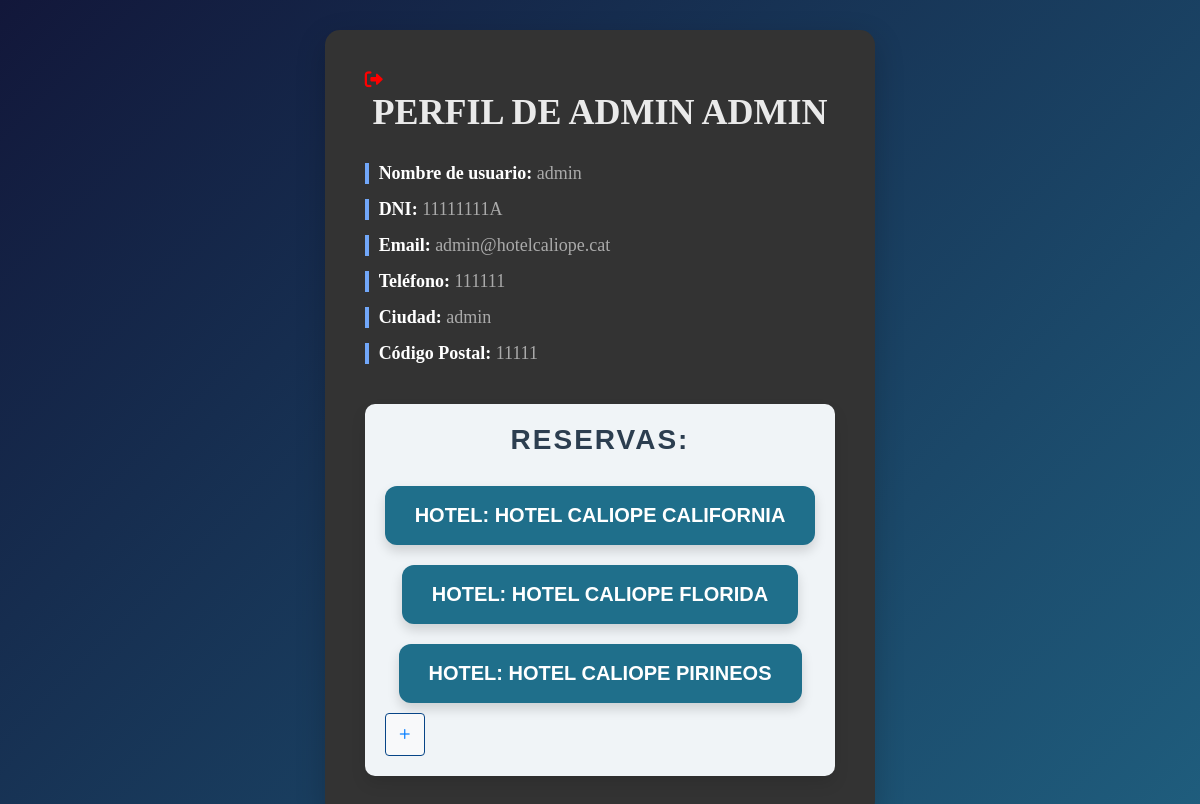
/vista/Clientes/perfil.php (signed in), run on the app's committed database.
### tables this page shows
CREATE TABLE `Clients` (
  `Id_Client` int NOT NULL AUTO_INCREMENT,
  `Nom` char(15) DEFAULT NULL,
  `Cognom` varchar(45) DEFAULT NULL,
  `DNI` char(9) DEFAULT NULL,
  `CorreuElectronic` varchar(255) DEFAULT NULL,
  `Telefon` int DEFAULT NULL,
  `Usuari` char(20) DEFAULT NULL,
  `Password` char(255) DEFAULT NULL,
  `Id_Pais` int DEFAULT NULL,
  `Ciudad` varchar(45) DEFAULT NULL,
  `CodigoPostal` int DEFAULT NULL,
  `Id_Pago` int DEFAULT NULL,
  PRIMARY KEY (`Id_Client`),
  KEY `paisclient_idx` (`Id_Pais`),
  KEY `pagoClient_idx` (`Id_Pago`),
  CONSTRAINT `pagoClient` FOREIGN KEY (`Id_Pago`) REFERENCES `Pago` (`Id_Pago`),
  CONSTRAINT `paisclient` FOREIGN KEY (`Id_Pais`) REFERENCES `Pais` (`Id_Pais`)
);

CREATE TABLE `Reservas` (
  `Id_Reserva` int NOT NULL AUTO_INCREMENT,
  `Id_Cliente` int DEFAULT NULL,
  `Id_Actividad` int DEFAULT NULL,
  `Id_Habitacion` int DEFAULT NULL,
  `Id_Hotel` int DEFAULT NULL,
  `Id_Servicio` int DEFAULT NULL,
  `Id_Tarifa` int DEFAULT NULL,
  `Precio_Habitacion` decimal(10,0) DEFAULT NULL,
  `Precio_Actividad` decimal(10,0) DEFAULT NULL,
  `Precio_Tarifa` decimal(10,0) DEFAULT NULL,
  `Precio_Servicio` decimal(10,0) DEFAULT NULL,
  `Precio_Total` decimal(10,0) DEFAULT NULL,
  `Checkin` date NOT NULL,
  `Checkout` date NOT NULL,
  `Numero_Personas` int NOT NULL DEFAULT '1',
  `Id_Pais` varchar(45) DEFAULT NULL,
  `Estado` enum('Por pagar','Pagado','Cancelado') DEFAULT NULL,
  `FechaCancelacion` datetime DEFAULT NULL,
  PRIMARY KEY (`Id_Reserva`),
  KEY `reservacliente_idx` (`Id_Cliente`),
  KEY `reservaactividad_idx` (`Id_Actividad`),
  KEY `reservahabitacion_idx` (`Id_Habitacion`),
  KEY `reservahotel_idx` (`Id_Hotel`),
  KEY `reservaclient_idx` (`Id_Cliente`),
  KEY `actividad_idx` (`Id_Actividad`),
  KEY `reservahabita_idx` (`Id_Habitacion`),
  KEY `hotel_idx` (`Id_Hotel`),
  KEY `reservatarifa_idx` (`Id_Tarifa`),
  KEY `hotelreserv_idx` (`Id_Hotel`),
  KEY `client_idx` (`Id_Cliente`),
  KEY `habita_idx` (`Id_Habitacion`),
  KEY `tarifas_idx` (`Id_Tarifa`),
  KEY `actividat_idx` (`Id_Actividad`),
  KEY `precioHab_idx` (`Precio_Habitacion`),
  KEY `servicios_idx` (`Id_Servicio`),
  KEY `precioServ_idx` (`Precio_Servicio`),
  CONSTRAINT `actividat` FOREIGN KEY (`Id_Actividad`) REFERENCES `Actividades` (`Id_Actividades`),
  CONSTRAINT `client` FOREIGN KEY (`Id_Cliente`) REFERENCES `Clients` (`Id_Client`),
  CONSTRAINT `fk_habitacion` FOREIGN KEY (`Id_Habitacion`) REFERENCES `Habitaciones` (`Id_Habitaciones`),
  CONSTRAINT `fk_reservas_habitaciones` FOREIGN KEY (`Id_Habitacion`) REFERENCES `Habitaciones` (`Id_Habitaciones`) ON DELETE CASCADE ON UPDATE CASCADE,
  CONSTRAINT `habita` FOREIGN KEY (`Id_Habitacion`) REFERENCES `Habitaciones` (`Id_Habitaciones`) ON DELETE CASCADE,
  CONSTRAINT `hotelreserv` FOREIGN KEY (`Id_Hotel`) REFERENCES `Hotel` (`Id_Hotel`) ON DELETE CASCADE,
  CONSTRAINT `precioHab` FOREIGN KEY (`Precio_Habitacion`) REFERENCES `Habitaciones` (`Precio`),
  CONSTRAINT `servicios` FOREIGN KEY (`Id_Servicio`) REFERENCES `Servicio` (`Id_Servicio`),
  CONSTRAINT `tarifas` FOREIGN KEY (`Id_Tarifa`) REFERENCES `Tarifa` (`Id_Tarifa`) ON DELETE CASCADE ON UPDATE CASCADE
);

CREATE TABLE `Hotel` (
  `Id_Hotel` int NOT NULL AUTO_INCREMENT,
  `Nombre` char(45) DEFAULT NULL,
  `CorreoElectronico` varchar(255) DEFAULT NULL,
  `Telefono` varchar(20) DEFAULT NULL,
  `Direccion` varchar(255) DEFAULT NULL,
  `CodigoPostal` int DEFAULT NULL,
  `Id_Pais` int DEFAULT NULL,
  `Ciudad` varchar(45) DEFAULT NULL,
  `Estrellas` int DEFAULT NULL,
  PRIMARY KEY (`Id_Hotel`),
  KEY `paishotel_idx` (`Id_Pais`),
  CONSTRAINT `paishotel` FOREIGN KEY (`Id_Pais`) REFERENCES `Pais` (`Id_Pais`)
);

### modelo/clientesModelo/PerfilModelo.php (called while the page is built, shortened)
<?php
class PerfilModel {
    private $conn;
    public function __construct($db) {
        $this->conn = $db;
    }
    public function getProfile($userId) {
        $sql = "SELECT * FROM Clients WHERE Id_Client = ?";
        if ($stmt = $this->conn->prepare($sql)) {
            $stmt->bind_param("i", $userId);
            $stmt->execute();
            $result = $stmt->get_result();
            if ($user = $result->fetch_assoc()) {
                return $user;
            } else {
                return null;
            }
        }
        return null;
    }
    public function getReservations($clientId) {
        $sql = "
            SELECT r.*, h.Nombre
                FROM Reservas r
                JOIN Hotel h ON r.Id_Hotel = h.Id_Hotel
                WHERE r.Id_Cliente = ? AND (r.Estado != 'Cancelado' OR r.Estado IS NULL)
            ";
        if ($stmt = $this->conn->prepare($sql)) {
            $stmt->bind_param("i", $clientId);
            $stmt->execute();
            $result = $stmt->get_result();
            $reservations = [];
            while ($reservation = $result->fetch_assoc()) {
                $reservations[] = $reservation;
            }
            return $reservations;
        }
        return null;
    }
}
?>

### vista/Clientes/perfil.php (the view, shortened to what this page needs)
<?php
require_once __DIR__ . '/../../modelo/clientesModelo/PerfilModelo.php';
$db = new Database();
$conn = $db->getConnection();
$perfilModel = new PerfilModel($conn);
$userId = $_SESSION['user_id'];
$profile = $perfilModel->getProfile($userId);
$reservations = $perfilModel->getReservations($userId);
?>
<!DOCTYPE html>
<html lang="es">
<head>
    <link rel="stylesheet" href="../../static/css/InicioSesion.css">
    <link rel="stylesheet" href="https://cdn.jsdelivr.net/npm/bootstrap-icons@1.5.0/font/bootstrap-icons.css">
    <link rel="stylesheet" href="https://cdnjs.cloudflare.com/ajax/libs/font-awesome/6.0.0-beta3/css/all.min.css">
</head>
<body>
    <div class="profile-container">
    <a href="../index.php" class="icono-salida" title="Volver atrás">
                <i class="fas fa-sign-out-alt"></i>
            </a>
        <h1 class="profile-title">Perfil de <?php echo htmlspecialchars($profile['Nom']) . " " . htmlspecialchars($profile['Cognom']); ?></h1>
        <div class="profile-info">
            <p><strong>Nombre de usuario:</strong> <span class="profile-detail"><?php echo htmlspecialchars($profile['Usuari']); ?></span></p>
            <p><strong>DNI:</strong> <span class="profile-detail"><?php echo htmlspecialchars($profile['DNI']); ?></span></p>
            <p><strong>Email:</strong> <span class="profile-detail"><?php echo htmlspecialchars($profile['CorreuElectronic']); ?></span></p>
            <p><strong>Teléfono:</strong> <span class="profile-detail"><?php echo htmlspecialchars($profile['Telefon']); ?></span></p>
            <p><strong>Ciudad:</strong> <span class="profile-detail"><?php echo htmlspecialchars($profile['Ciudad']); ?></span></p>
            <p><strong>Código Postal:</strong> <span class="profile-detail"><?php echo htmlspecialchars($profile['CodigoPostal']); ?></span></p>
        </div>
        <div class="reservas-info">
            <h2>Reservas:</h2>
            <div class="reservas-principales">
                <?php
                $count = 0;
                if (isset($reservations) && !empty($reservations)) {
                    foreach ($reservations as $reservation) {
                        if ($count >= 3) {
                            break;
                        }
                        echo "<div class='reservation-button'>";
                        echo "<a href='../info_reserva.php?id=" . urlencode($reservation['Id_Reserva']) . "' class='btn-reserva'>";
                        echo "Hotel: " . htmlspecialchars($reservation['Nombre']);
                        echo "</a>";
                        echo "</div>";
                        $count++;
                    }
                }
                ?>
            </div>
            <button id="show-more" class="btn-show btn-show-more">
                <i class="bi bi-plus"></i>
            </button>
        </div>
    </div>
</body>
</html>

### static/css/InicioSesion.css (style rules this page uses)
* { margin: 0; padding: 0; box-sizing: border-box; font-family: 'Georgia', serif; }
body { display: flex; justify-content: center; align-items: center; min-height: 100vh; background-color: #F5F5F5; }
.profile-container { background-color: #333; max-width: 900px; margin: 30px auto; padding: 40px; border-radius: 15px; box-shadow: 0 10px 30px rgba(0, 0, 0, 0.2); font-size: 18px; transition: all 0.3s ease; }
.profile-title { font-size: 36px; font-weight: bold; color: #eaeaea; text-align: center; margin-bottom: 30px; text-transform: uppercase; }
.profile-info { margin-bottom: 40px; }
.profile-info p { font-size: 18px; margin: 15px 0; padding-left: 10px; border-left: 4px solid #71a7f9; }
.profile-info strong { font-weight: bold; color: #ffffff; }
.profile-detail { color: #aaa; }
.reservas-info h2 { font-size: 28px; color: #fff; margin-bottom: 20px; text-transform: uppercase; letter-spacing: 1px; }
.reservas-info { margin-top: 30px; padding: 20px; background-color: #f0f4f7; border-radius: 10px; box-shadow: 0 8px 15px rgba(0, 0, 0, 0.1); max-width: 900px; margin-left: auto; margin-right: auto; }
.reservas-info h2 { font-size: 28px; color: #2c3e50; text-align: center; margin-bottom: 30px; font-family: 'Arial', sans-serif; letter-spacing: 2px; }
.reservation-button { margin: 20px 0; text-align: center; }
.btn-reserva { display: inline-block; padding: 18px 30px; font-size: 20px; font-weight: bold; color: #fff; background-color: #1f6f8b; border-radius: 12px; text-decoration: none; text-transform: uppercase; box-shadow: 0 6px 12px rgba(0, 0, 0, 0.15); border: 2px solid #bdc3c7; transition: all 0.3s ease; font-family: 'Verdana', sans-serif; }
.reservation-button a { border: none; }
body { background: linear-gradient(135deg, #12173a, #1f5e7e); font-family: 'Segoe UI', Tahoma, Geneva, Verdana, sans-serif; }
.btn-show { display: inline-flex; align-items: center; padding: 9px; font-size: 20px; border: 1px solid transparent; border-radius: 4px; cursor: pointer; }
.btn-show-more { background-color: #f8f9fa; color: #007bff; border: 1px solid #074587; }
.btn-show i { margin-right: 0px; }
.icono-salida { color: red; }

### vista/Clientes/perfil.php (style rules this page uses)
.reservation-button { margin-bottom: 10px; }

### data on the page
clients: Nom "ADMIN", Cognom "ADMIN", Usuari "admin", DNI "11111111A", CorreuElectronic "admin@hotelcaliope.cat", Telefon "111111", Ciudad "admin", CodigoPostal "11111"
reservas: Id_Hotel.Nombre "HOTEL CALIOPE CALIFORNIA"
reservas: Id_Hotel.Nombre "HOTEL CALIOPE FLORIDA"
reservas: Id_Hotel.Nombre "HOTEL CALIOPE PIRINEOS"
